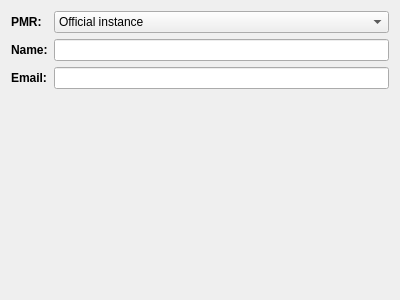
<?xml version="1.0" encoding="UTF-8"?>
<ui version="4.0">
 <class>PmrSupportPreferencesWidget</class>
 <widget class="QWidget" name="PmrSupportPreferencesWidget">
  <property name="geometry">
   <rect>
    <x>0</x>
    <y>0</y>
    <width>400</width>
    <height>300</height>
   </rect>
  </property>
  <layout class="QVBoxLayout" name="layout">
   <item>
    <layout class="QFormLayout" name="formLayout">
     <property name="fieldGrowthPolicy">
      <enum>QFormLayout::ExpandingFieldsGrow</enum>
     </property>
     <item row="0" column="0">
      <widget class="QLabel" name="pmrLabel">
       <property name="font">
        <font>
         <weight>75</weight>
         <bold>true</bold>
        </font>
       </property>
       <property name="text">
        <string>PMR:</string>
       </property>
      </widget>
     </item>
     <item row="0" column="1">
      <widget class="QComboBox" name="comboBox">
       <property name="sizePolicy">
        <sizepolicy hsizetype="Expanding" vsizetype="Fixed">
         <horstretch>0</horstretch>
         <verstretch>0</verstretch>
        </sizepolicy>
       </property>
       <item>
        <property name="text">
         <string>Official instance</string>
        </property>
       </item>
       <item>
        <property name="text">
         <string>Staging instance</string>
        </property>
       </item>
      </widget>
     </item>
     <item row="1" column="0">
      <widget class="QLabel" name="nameLabel">
       <property name="font">
        <font>
         <weight>75</weight>
         <bold>true</bold>
        </font>
       </property>
       <property name="text">
        <string>Name:</string>
       </property>
      </widget>
     </item>
     <item row="1" column="1">
      <widget class="QLineEdit" name="nameValue"/>
     </item>
     <item row="2" column="0">
      <widget class="QLabel" name="emailLabel">
       <property name="font">
        <font>
         <weight>75</weight>
         <bold>true</bold>
        </font>
       </property>
       <property name="text">
        <string>Email:</string>
       </property>
      </widget>
     </item>
     <item row="2" column="1">
      <widget class="QLineEdit" name="emailValue"/>
     </item>
    </layout>
   </item>
  </layout>
 </widget>
 <resources/>
 <connections/>
</ui>
